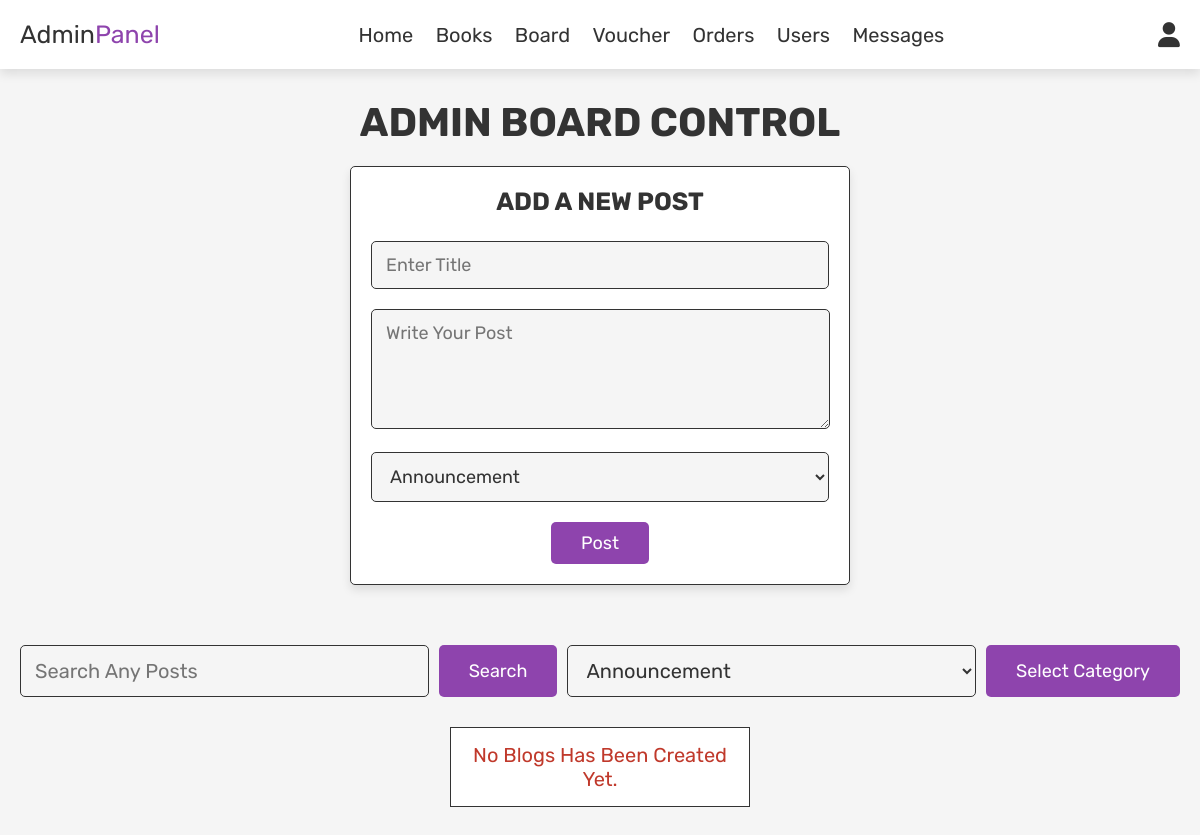
The page /admin_blog.php (signed in) on the database as committed earlier.
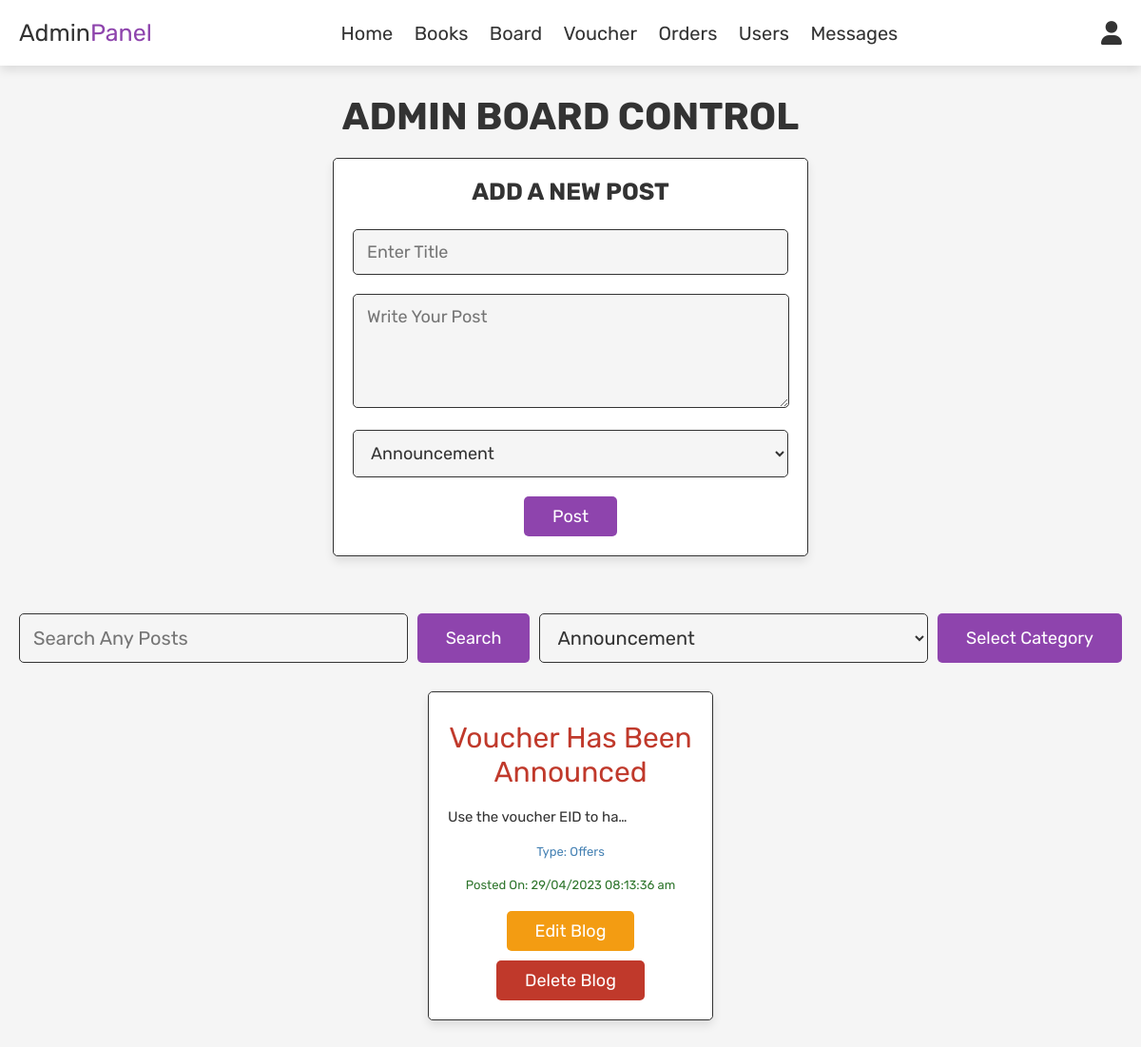
The same page on the database as committed later.
### tables this page shows
CREATE TABLE `admin_news` (
  `id` int(100) NOT NULL,
  `user_id` int(100) NOT NULL,
  `admin_name` varchar(100) NOT NULL,
  `blog_title` text DEFAULT NULL,
  `admin_blog_message` varchar(100) NOT NULL,
  `blog_type` varchar(100) DEFAULT NULL,
  `blog_date` varchar(100) DEFAULT NULL
);

### admin_blog.php (the view, shortened to what this page needs)
<?php
include 'config.php';
?>
<!DOCTYPE html>
<html lang="en">
<head>
   <link rel="stylesheet" href="https://cdnjs.cloudflare.com/ajax/libs/font-awesome/6.0.0/css/all.min.css">
   <link rel="stylesheet" href="css/admin_style.css">
   <link rel="stylesheet" href="css/style.css">
</head>
<body>
<?php include 'admin_header.php'; ?>
<section class="add-products">
   <h1 class="title">Admin Board Control</h1>
   <form action="" method="post" enctype="multipart/form-data">
      <h3>Add a New Post</h3>
      <input type="text" name="blog_title" class="box" placeholder="Enter Title" required>
      <textarea type="text" name="blog_details" class="box" placeholder="Write Your Post" style="height:120px; width:459px;" required></textarea>
      <select name="blog_type" class="box">
         <option value="Announcement">Announcement</option>
      </select>
      <input type="submit" value="Post" name="add_blog" class="btn">
   </form>
</section>
<section class="search-form">
   <form action="" method="post">
      <input type="text" name="search_blog" placeholder="Search Any Posts" class="box">
      <input type="submit" name="submit_blog_search" value="search" class="btn">
      <select name="category_buttons" class="box">
         <option value="Announcement">Announcement</option>
      </select>
      <input type="submit" value="Select Category" name="blog_category" class="btn">
   </form>
</section>
<section class="show-blogs">
   <div class="box-container">
      <?php
         if((!isset($_POST['blog_category'])) and (!isset($_POST['submit_blog_search']))){
            $select_blogs = mysqli_query($conn, "SELECT * FROM `admin_news`") or die('query failed');
         }
         if(mysqli_num_rows($select_blogs) > 0){
               while($fetch_blogs = mysqli_fetch_assoc($select_blogs)){
                  ?>
                  <div class="box">
                     <div class="blog_title"><?php echo $fetch_blogs['blog_title']; ?></div>
                     <div class="admin_blog_message" style="max-width: 20ch; white-space: nowrap; overflow: hidden; text-overflow: ellipsis;"><?php echo $fetch_blogs['admin_blog_message']; ?></div>
                     <div class="blog_type">Type: <?php echo $fetch_blogs['blog_type']; ?></div>
                     <div class="blog_date">Posted On: <?php echo $fetch_blogs['blog_date']; ?></div>
                     <a href="admin_blog.php?update=<?php echo $fetch_blogs['id']; ?>" class="option-btn">Edit Blog</a>
                     <a href="admin_blog.php?delete=<?php echo $fetch_blogs['id']; ?>" class="delete-btn" onclick="return confirm('Delete This Blog?');">Delete Blog</a>
                  </div>
                  <?php
            }
      }
      else{
         echo '<p class="empty">No Blogs Has Been Created Yet.</p>';
      }
      ?>
   </div>
</section>
</body>
</html>

Rows that differ between the two databases and show on the page:
added admin_news: blog_title "Voucher Has Been Announced", admin_blog_message "Use the voucher EID to ha…", blog_type "Offers", blog_date "29/04/2023 08:13:36 am"
Other text that changed with them:
text no longer shown: "No Blogs Has Been Created Yet."
